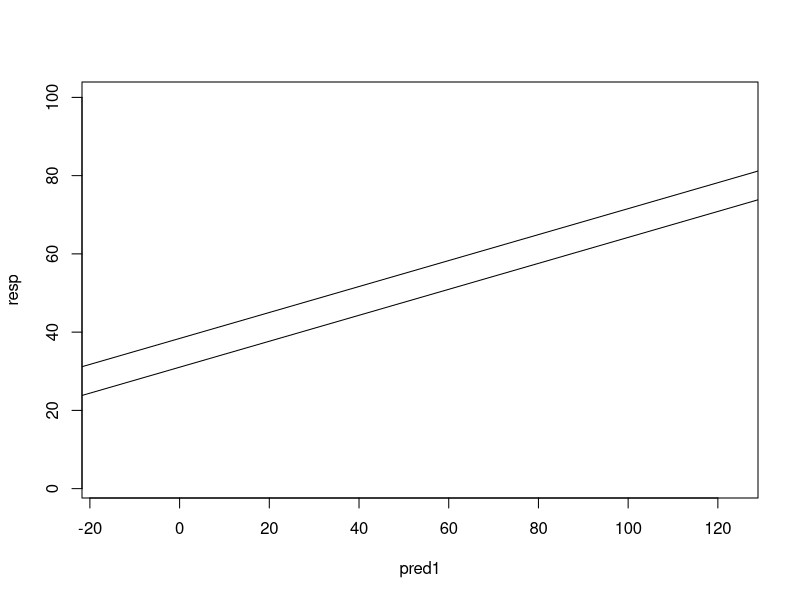
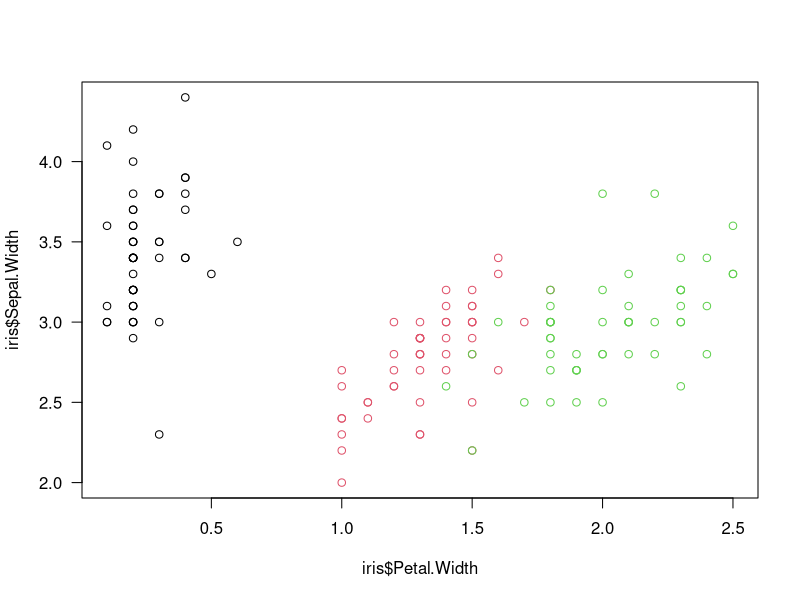

The R source for these figures, in order: (Note: this script raises an error after producing the figures.)
require(lme4)

#generate one response, two predictors and one factor (random effect)
resp<-runif(100,1, 100)
pred1<-c(resp[1:50]+rnorm(50, -10, 10),resp[1:50]+rnorm(50, 20, 5))
pred2<-resp+rnorm(100, -10, 10)
RF1<-gl(2, 50)


#lmer
mod<-lmer(resp ~ pred1 + (1|RF1))
plot(pred1, resp, type="n")
for (i in ranef(mod)[[1]][,1]) {
abline(fixef(mod)[1]+i, fixef(mod)[2])
}

m1 <- lmer(data = iris, Sepal.Width ~ Petal.Width + (1|Species))

a <- fixef(m1)
b <- ranef(m1, condVar=TRUE)

plot(iris$Sepal.Width ~ iris$Petal.Width, col = iris$Species, las = 1)
abline(a = b[[1]][1,1]+a[1], b= mean_$Petal.Width[1], col = "black")
abline(a = b[[1]][2,1]+a[1], b= mean_$Petal.Width[2], col = "red")
abline(a = b[[1]][3,1]+a[1], b= mean_$Petal.Width[3], col = "green")
abline(a, lty = 2)


m2 <- lmer(data = iris, Sepal.Width ~ Petal.Width + (1 + Petal.Width|Species))

a <- fixef(m2)
b <- ranef(m2, condVar=TRUE)

# Extract the variances of the random effects
qq <- attr(b[[1]], "postVar")

e <- (sqrt(qq)) 

e <- e[2,2,] 

#calculate CI's
liminf=(b[[1]][2]+a[2])-(e*2)
mean_=(b[[1]][2]+a[2])
limsup=(b[[1]][2]+a[2])+(e*2)
#Plot betas and its errors
dotchart(mean_$Petal.Width, labels = rownames(mean_), cex = 0.5,         xlim = c(0.4,1.4), xlab = "betas")
for (i in 1:nrow(mean_)){
     lines(x = c(liminf[i,1], limsup[i,1]), y = c(i,i)) 
}


plot(iris$Sepal.Width ~ iris$Petal.Width, col = iris$Species, las = 1)
abline(a = b[[1]][1,1]+a[1], b= mean_$Petal.Width[1], col = "black")
abline(a = b[[1]][2,1]+a[1], b= mean_$Petal.Width[2], col = "red")
abline(a = b[[1]][3,1]+a[1], b= mean_$Petal.Width[3], col = "green")
abline(a, lty = 2)

